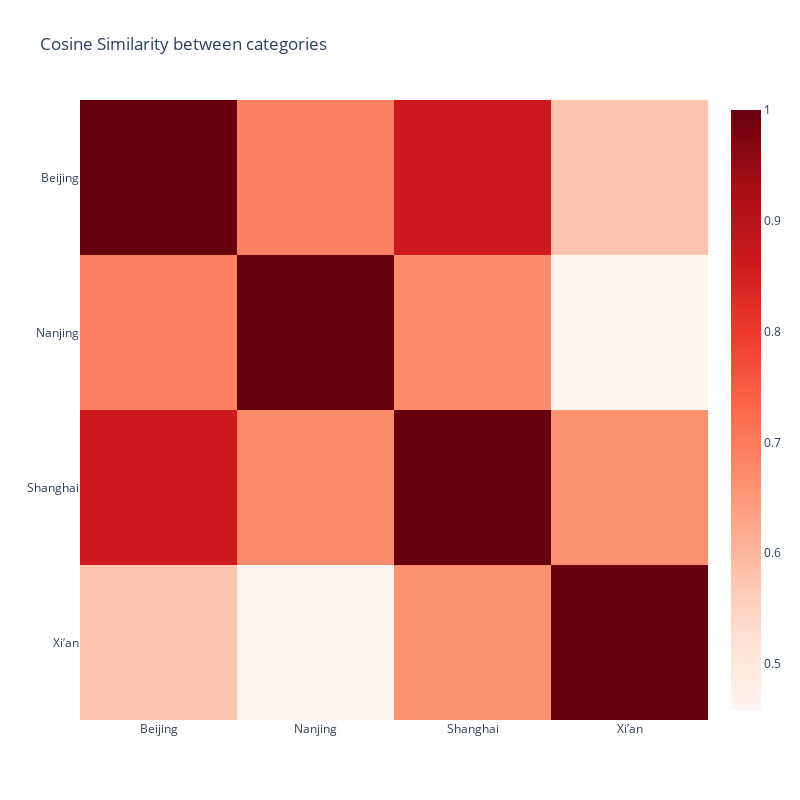

Here is the notebook cell this chart was saved with:
### Code cell
# Create a heatmap
fig = go.Figure(data=go.Heatmap(
    z=similarity_matrix,
    x=list(label_mapping),
    y=list(label_mapping),
    colorscale='reds',
))
fig.update_layout(
    title="Cosine Similarity between categories",
    width=800,
    height=800,
    yaxis=dict(autorange='reversed')
)
fig.show()

### Figure 1 — Plotly figure (JSON) as saved in the notebook; plotly's stock layout.template omitted (floating-point values rounded to 4 significant figures)
{"data": [{"colorscale": [[0, "rgb(255,245,240)"], [0.125, "rgb(254,224,210)"], [0.25, "rgb(252,187,161)"], [0.375, "rgb(252,146,114)"], [0.5, "rgb(251,106,74)"], [0.625, "rgb(239,59,44)"], [0.75, "rgb(203,24,29)"], [0.875, "rgb(165,15,21)"], [1, "rgb(103,0,13)"]], "type": "heatmap", "x": ["Beijing", "Nanjing", "Shanghai", "Xi’an"], "y": ["Beijing", "Nanjing", "Shanghai", "Xi’an"], "z": [[1.0, 0.6893, 0.8611, 0.5764], [0.6893, 1, 0.6732, 0.4585], [0.8611, 0.6732, 1.0, 0.6629], [0.5764, 0.4585, 0.6629, 1.0]]}], "layout": {"height": 800, "title": {"text": "Cosine Similarity between categories"}, "width": 800, "yaxis": {"autorange": "reversed"}}}
